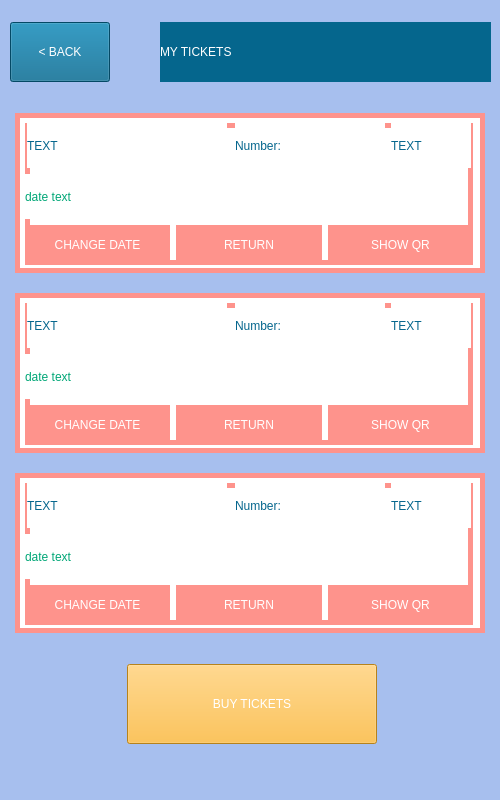
<?xml version="1.0" encoding="UTF-8"?>
<ui version="4.0">
 <class>UserTicketsScreen</class>
 <widget class="QMainWindow" name="UserTicketsScreen">
  <property name="geometry">
   <rect>
    <x>0</x>
    <y>0</y>
    <width>500</width>
    <height>800</height>
   </rect>
  </property>
  <property name="windowTitle">
   <string>WaterWorld</string>
  </property>
  <property name="styleSheet">
   <string notr="true">background-color: rgb(167, 191, 238);</string>
  </property>
  <widget class="QWidget" name="centralwidget">
   <widget class="QWidget" name="layoutWidget">
    <property name="geometry">
     <rect>
      <x>0</x>
      <y>1</y>
      <width>503</width>
      <height>796</height>
     </rect>
    </property>
    <layout class="QVBoxLayout" name="verticalLayout_5">
     <property name="spacing">
      <number>30</number>
     </property>
     <property name="bottomMargin">
      <number>50</number>
     </property>
     <item>
      <layout class="QHBoxLayout" name="top_layout">
       <property name="spacing">
        <number>50</number>
       </property>
       <property name="leftMargin">
        <number>10</number>
       </property>
       <property name="topMargin">
        <number>20</number>
       </property>
       <property name="rightMargin">
        <number>10</number>
       </property>
       <item>
        <widget class="QPushButton" name="back_top_but">
         <property name="minimumSize">
          <size>
           <width>100</width>
           <height>60</height>
          </size>
         </property>
         <property name="maximumSize">
          <size>
           <width>100</width>
           <height>16777215</height>
          </size>
         </property>
         <property name="styleSheet">
          <string notr="true">background-color: #05668D;
font: 15pt  &quot;Stencil&quot;;
color: white;</string>
         </property>
         <property name="text">
          <string>&lt; BACK</string>
         </property>
        </widget>
       </item>
       <item>
        <widget class="QLabel" name="top_my_tickets_label">
         <property name="minimumSize">
          <size>
           <width>331</width>
           <height>60</height>
          </size>
         </property>
         <property name="maximumSize">
          <size>
           <width>331</width>
           <height>60</height>
          </size>
         </property>
         <property name="styleSheet">
          <string notr="true">background-color: rgb(5, 102, 141);
font: 35pt &quot;Stencil&quot;;
color: white;</string>
         </property>
         <property name="text">
          <string>MY TICKETS</string>
         </property>
        </widget>
       </item>
      </layout>
     </item>
     <item>
      <layout class="QVBoxLayout" name="central_tickets_layout">
       <property name="spacing">
        <number>20</number>
       </property>
       <property name="leftMargin">
        <number>15</number>
       </property>
       <property name="rightMargin">
        <number>15</number>
       </property>
       <item>
        <widget class="QGroupBox" name="firts_ticket_box">
         <property name="minimumSize">
          <size>
           <width>470</width>
           <height>160</height>
          </size>
         </property>
         <property name="maximumSize">
          <size>
           <width>470</width>
           <height>160</height>
          </size>
         </property>
         <property name="styleSheet">
          <string notr="true">background-color: rgb(255, 255, 255);
border: 5px solid;
border-color: #FE938C;</string>
         </property>
         <property name="title">
          <string/>
         </property>
         <widget class="QWidget" name="layoutWidget">
          <property name="geometry">
           <rect>
            <x>10</x>
            <y>10</y>
            <width>448</width>
            <height>142</height>
           </rect>
          </property>
          <layout class="QVBoxLayout" name="verticalLayout">
           <item>
            <layout class="QHBoxLayout" name="horizontalLayout_2">
             <item>
              <widget class="QLabel" name="first_ticket_name_label">
               <property name="minimumSize">
                <size>
                 <width>200</width>
                 <height>40</height>
                </size>
               </property>
               <property name="maximumSize">
                <size>
                 <width>200</width>
                 <height>16777215</height>
                </size>
               </property>
               <property name="styleSheet">
                <string notr="true">font: 25pt &quot;Stencil&quot;;
color:  rgb(5, 102, 141);
border: 0px;</string>
               </property>
               <property name="text">
                <string>TEXT</string>
               </property>
              </widget>
             </item>
             <item>
              <layout class="QHBoxLayout" name="first_number_layout">
               <item>
                <widget class="QLabel" name="first_number_label">
                 <property name="minimumSize">
                  <size>
                   <width>150</width>
                   <height>40</height>
                  </size>
                 </property>
                 <property name="maximumSize">
                  <size>
                   <width>150</width>
                   <height>16777215</height>
                  </size>
                 </property>
                 <property name="styleSheet">
                  <string notr="true">font: 25pt &quot;Stencil&quot;;
color:  rgb(5, 102, 141);
border: 0px;</string>
                 </property>
                 <property name="text">
                  <string>Number:</string>
                 </property>
                </widget>
               </item>
               <item>
                <widget class="QLabel" name="first_number_info">
                 <property name="minimumSize">
                  <size>
                   <width>80</width>
                   <height>40</height>
                  </size>
                 </property>
                 <property name="maximumSize">
                  <size>
                   <width>80</width>
                   <height>16777215</height>
                  </size>
                 </property>
                 <property name="styleSheet">
                  <string notr="true">font: 25pt &quot;Stencil&quot;;
color:  rgb(5, 102, 141);
border: 0px;</string>
                 </property>
                 <property name="text">
                  <string>TEXT</string>
                 </property>
                </widget>
               </item>
              </layout>
             </item>
            </layout>
           </item>
           <item>
            <layout class="QHBoxLayout" name="first_date_layout">
             <item>
              <widget class="QLabel" name="first_date_info">
               <property name="minimumSize">
                <size>
                 <width>150</width>
                 <height>40</height>
                </size>
               </property>
               <property name="maximumSize">
                <size>
                 <width>250</width>
                 <height>16777215</height>
                </size>
               </property>
               <property name="styleSheet">
                <string notr="true">font: 10pt &quot;Stencil&quot;;
color:  #00A676;
border: 0px;</string>
               </property>
               <property name="text">
                <string>date text</string>
               </property>
              </widget>
             </item>
             <item>
              <spacer name="horizontalSpacer">
               <property name="orientation">
                <enum>Qt::Horizontal</enum>
               </property>
               <property name="sizeHint" stdset="0">
                <size>
                 <width>40</width>
                 <height>20</height>
                </size>
               </property>
              </spacer>
             </item>
            </layout>
           </item>
           <item>
            <layout class="QHBoxLayout" name="first_buttons_layout">
             <item>
              <widget class="QPushButton" name="first_change_date_but">
               <property name="minimumSize">
                <size>
                 <width>100</width>
                 <height>40</height>
                </size>
               </property>
               <property name="styleSheet">
                <string notr="true">background-color: rgb(254, 147, 140);
font: 15pt  &quot;Stencil&quot;;
color: white;</string>
               </property>
               <property name="text">
                <string>CHANGE DATE</string>
               </property>
              </widget>
             </item>
             <item>
              <widget class="QPushButton" name="first_return_but">
               <property name="minimumSize">
                <size>
                 <width>100</width>
                 <height>40</height>
                </size>
               </property>
               <property name="styleSheet">
                <string notr="true">background-color: rgb(254, 147, 140);
font: 15pt  &quot;Stencil&quot;;
color: white;</string>
               </property>
               <property name="text">
                <string>RETURN</string>
               </property>
              </widget>
             </item>
             <item>
              <widget class="QPushButton" name="first_show_qr_but">
               <property name="minimumSize">
                <size>
                 <width>100</width>
                 <height>40</height>
                </size>
               </property>
               <property name="styleSheet">
                <string notr="true">background-color: rgb(254, 147, 140);
font: 15pt  &quot;Stencil&quot;;
color: white;</string>
               </property>
               <property name="text">
                <string>SHOW QR</string>
               </property>
              </widget>
             </item>
            </layout>
           </item>
          </layout>
         </widget>
        </widget>
       </item>
       <item>
        <widget class="QGroupBox" name="second_ticket_box">
         <property name="minimumSize">
          <size>
           <width>470</width>
           <height>160</height>
          </size>
         </property>
         <property name="maximumSize">
          <size>
           <width>470</width>
           <height>160</height>
          </size>
         </property>
         <property name="styleSheet">
          <string notr="true">background-color: rgb(255, 255, 255);
border: 5px solid;
border-color: #FE938C;</string>
         </property>
         <property name="title">
          <string/>
         </property>
         <widget class="QWidget" name="layoutWidget">
          <property name="geometry">
           <rect>
            <x>10</x>
            <y>10</y>
            <width>448</width>
            <height>142</height>
           </rect>
          </property>
          <layout class="QVBoxLayout" name="verticalLayout_2">
           <item>
            <layout class="QHBoxLayout" name="horizontalLayout_5">
             <item>
              <widget class="QLabel" name="second_ticket_name_label">
               <property name="minimumSize">
                <size>
                 <width>200</width>
                 <height>40</height>
                </size>
               </property>
               <property name="maximumSize">
                <size>
                 <width>200</width>
                 <height>16777215</height>
                </size>
               </property>
               <property name="styleSheet">
                <string notr="true">font: 25pt &quot;Stencil&quot;;
color:  rgb(5, 102, 141);
border: 0px;</string>
               </property>
               <property name="text">
                <string>TEXT</string>
               </property>
              </widget>
             </item>
             <item>
              <layout class="QHBoxLayout" name="second_number_layout">
               <item>
                <widget class="QLabel" name="second_number_label">
                 <property name="minimumSize">
                  <size>
                   <width>150</width>
                   <height>40</height>
                  </size>
                 </property>
                 <property name="maximumSize">
                  <size>
                   <width>150</width>
                   <height>16777215</height>
                  </size>
                 </property>
                 <property name="styleSheet">
                  <string notr="true">font: 25pt &quot;Stencil&quot;;
color:  rgb(5, 102, 141);
border: 0px;</string>
                 </property>
                 <property name="text">
                  <string>Number:</string>
                 </property>
                </widget>
               </item>
               <item>
                <widget class="QLabel" name="second_number_info">
                 <property name="minimumSize">
                  <size>
                   <width>80</width>
                   <height>40</height>
                  </size>
                 </property>
                 <property name="maximumSize">
                  <size>
                   <width>80</width>
                   <height>16777215</height>
                  </size>
                 </property>
                 <property name="styleSheet">
                  <string notr="true">font: 25pt &quot;Stencil&quot;;
color:  rgb(5, 102, 141);
border: 0px;</string>
                 </property>
                 <property name="text">
                  <string>TEXT</string>
                 </property>
                </widget>
               </item>
              </layout>
             </item>
            </layout>
           </item>
           <item>
            <layout class="QHBoxLayout" name="second_date_layout">
             <item>
              <widget class="QLabel" name="second__date_info">
               <property name="minimumSize">
                <size>
                 <width>150</width>
                 <height>40</height>
                </size>
               </property>
               <property name="maximumSize">
                <size>
                 <width>250</width>
                 <height>16777215</height>
                </size>
               </property>
               <property name="styleSheet">
                <string notr="true">font: 10pt &quot;Stencil&quot;;
color:  #00A676;
border: 0px;</string>
               </property>
               <property name="text">
                <string>date text</string>
               </property>
              </widget>
             </item>
             <item>
              <spacer name="horizontalSpacer_2">
               <property name="orientation">
                <enum>Qt::Horizontal</enum>
               </property>
               <property name="sizeHint" stdset="0">
                <size>
                 <width>40</width>
                 <height>20</height>
                </size>
               </property>
              </spacer>
             </item>
            </layout>
           </item>
           <item>
            <layout class="QHBoxLayout" name="second_buttons_layout">
             <item>
              <widget class="QPushButton" name="second_change_date_but">
               <property name="minimumSize">
                <size>
                 <width>100</width>
                 <height>40</height>
                </size>
               </property>
               <property name="styleSheet">
                <string notr="true">background-color: rgb(254, 147, 140);
font: 15pt  &quot;Stencil&quot;;
color: white;</string>
               </property>
               <property name="text">
                <string>CHANGE DATE</string>
               </property>
              </widget>
             </item>
             <item>
              <widget class="QPushButton" name="second_return_but">
               <property name="minimumSize">
                <size>
                 <width>100</width>
                 <height>40</height>
                </size>
               </property>
               <property name="styleSheet">
                <string notr="true">background-color: rgb(254, 147, 140);
font: 15pt  &quot;Stencil&quot;;
color: white;</string>
               </property>
               <property name="text">
                <string>RETURN</string>
               </property>
              </widget>
             </item>
             <item>
              <widget class="QPushButton" name="second__show_qr_but">
               <property name="minimumSize">
                <size>
                 <width>100</width>
                 <height>40</height>
                </size>
               </property>
               <property name="styleSheet">
                <string notr="true">background-color: rgb(254, 147, 140);
font: 15pt  &quot;Stencil&quot;;
color: white;</string>
               </property>
               <property name="text">
                <string>SHOW QR</string>
               </property>
              </widget>
             </item>
            </layout>
           </item>
          </layout>
         </widget>
        </widget>
       </item>
       <item>
        <widget class="QGroupBox" name="third_ticket_box">
         <property name="minimumSize">
          <size>
           <width>470</width>
           <height>160</height>
          </size>
         </property>
         <property name="maximumSize">
          <size>
           <width>470</width>
           <height>160</height>
          </size>
         </property>
         <property name="styleSheet">
          <string notr="true">background-color: rgb(255, 255, 255);
border: 5px solid;
border-color: #FE938C;</string>
         </property>
         <property name="title">
          <string/>
         </property>
         <widget class="QWidget" name="layoutWidget_3">
          <property name="geometry">
           <rect>
            <x>10</x>
            <y>10</y>
            <width>448</width>
            <height>142</height>
           </rect>
          </property>
          <layout class="QVBoxLayout" name="verticalLayout_3">
           <item>
            <layout class="QHBoxLayout" name="horizontalLayout_10">
             <item>
              <widget class="QLabel" name="third_ticket_name_label">
               <property name="minimumSize">
                <size>
                 <width>200</width>
                 <height>40</height>
                </size>
               </property>
               <property name="maximumSize">
                <size>
                 <width>200</width>
                 <height>16777215</height>
                </size>
               </property>
               <property name="styleSheet">
                <string notr="true">font: 25pt &quot;Stencil&quot;;
color:  rgb(5, 102, 141);
border: 0px;</string>
               </property>
               <property name="text">
                <string>TEXT</string>
               </property>
              </widget>
             </item>
             <item>
              <layout class="QHBoxLayout" name="third_number_layout">
               <item>
                <widget class="QLabel" name="third_number_label">
                 <property name="minimumSize">
                  <size>
                   <width>150</width>
                   <height>40</height>
                  </size>
                 </property>
                 <property name="maximumSize">
                  <size>
                   <width>150</width>
                   <height>16777215</height>
                  </size>
                 </property>
                 <property name="styleSheet">
                  <string notr="true">font: 25pt &quot;Stencil&quot;;
color:  rgb(5, 102, 141);
border: 0px;</string>
                 </property>
                 <property name="text">
                  <string>Number:</string>
                 </property>
                </widget>
               </item>
               <item>
                <widget class="QLabel" name="third_number_info">
                 <property name="minimumSize">
                  <size>
                   <width>80</width>
                   <height>40</height>
                  </size>
                 </property>
                 <property name="maximumSize">
                  <size>
                   <width>80</width>
                   <height>16777215</height>
                  </size>
                 </property>
                 <property name="styleSheet">
                  <string notr="true">font: 25pt &quot;Stencil&quot;;
color:  rgb(5, 102, 141);
border: 0px;</string>
                 </property>
                 <property name="text">
                  <string>TEXT</string>
                 </property>
                </widget>
               </item>
              </layout>
             </item>
            </layout>
           </item>
           <item>
            <layout class="QHBoxLayout" name="third_date_layout">
             <item>
              <widget class="QLabel" name="third_date_info">
               <property name="minimumSize">
                <size>
                 <width>150</width>
                 <height>40</height>
                </size>
               </property>
               <property name="maximumSize">
                <size>
                 <width>250</width>
                 <height>16777215</height>
                </size>
               </property>
               <property name="styleSheet">
                <string notr="true">font: 10pt &quot;Stencil&quot;;
color:  #00A676;
border: 0px;</string>
               </property>
               <property name="text">
                <string>date text</string>
               </property>
              </widget>
             </item>
             <item>
              <spacer name="horizontalSpacer_3">
               <property name="orientation">
                <enum>Qt::Horizontal</enum>
               </property>
               <property name="sizeHint" stdset="0">
                <size>
                 <width>40</width>
                 <height>20</height>
                </size>
               </property>
              </spacer>
             </item>
            </layout>
           </item>
           <item>
            <layout class="QHBoxLayout" name="third_buttons_layout">
             <item>
              <widget class="QPushButton" name="third_change_date_but">
               <property name="minimumSize">
                <size>
                 <width>100</width>
                 <height>40</height>
                </size>
               </property>
               <property name="styleSheet">
                <string notr="true">background-color: rgb(254, 147, 140);
font: 15pt  &quot;Stencil&quot;;
color: white;</string>
               </property>
               <property name="text">
                <string>CHANGE DATE</string>
               </property>
              </widget>
             </item>
             <item>
              <widget class="QPushButton" name="third_return_but">
               <property name="minimumSize">
                <size>
                 <width>100</width>
                 <height>40</height>
                </size>
               </property>
               <property name="styleSheet">
                <string notr="true">background-color: rgb(254, 147, 140);
font: 15pt  &quot;Stencil&quot;;
color: white;</string>
               </property>
               <property name="text">
                <string>RETURN</string>
               </property>
              </widget>
             </item>
             <item>
              <widget class="QPushButton" name="third__show_qr_but">
               <property name="minimumSize">
                <size>
                 <width>100</width>
                 <height>40</height>
                </size>
               </property>
               <property name="styleSheet">
                <string notr="true">background-color: rgb(254, 147, 140);
font: 15pt  &quot;Stencil&quot;;
color: white;</string>
               </property>
               <property name="text">
                <string>SHOW QR</string>
               </property>
              </widget>
             </item>
            </layout>
           </item>
          </layout>
         </widget>
        </widget>
       </item>
      </layout>
     </item>
     <item>
      <layout class="QHBoxLayout" name="bottom_layout">
       <item>
        <spacer name="horizontalSpacer_5">
         <property name="orientation">
          <enum>Qt::Horizontal</enum>
         </property>
         <property name="sizeHint" stdset="0">
          <size>
           <width>40</width>
           <height>20</height>
          </size>
         </property>
        </spacer>
       </item>
       <item>
        <widget class="QPushButton" name="buy_tickets_but">
         <property name="minimumSize">
          <size>
           <width>250</width>
           <height>80</height>
          </size>
         </property>
         <property name="maximumSize">
          <size>
           <width>250</width>
           <height>80</height>
          </size>
         </property>
         <property name="styleSheet">
          <string notr="true">background-color:#FFB627;
font: 20pt  &quot;Stencil&quot;;
color: white;</string>
         </property>
         <property name="text">
          <string>BUY TICKETS</string>
         </property>
        </widget>
       </item>
       <item>
        <spacer name="horizontalSpacer_4">
         <property name="orientation">
          <enum>Qt::Horizontal</enum>
         </property>
         <property name="sizeHint" stdset="0">
          <size>
           <width>40</width>
           <height>20</height>
          </size>
         </property>
        </spacer>
       </item>
      </layout>
     </item>
    </layout>
   </widget>
  </widget>
  <widget class="QStatusBar" name="statusbar"/>
 </widget>
 <resources/>
 <connections/>
</ui>
